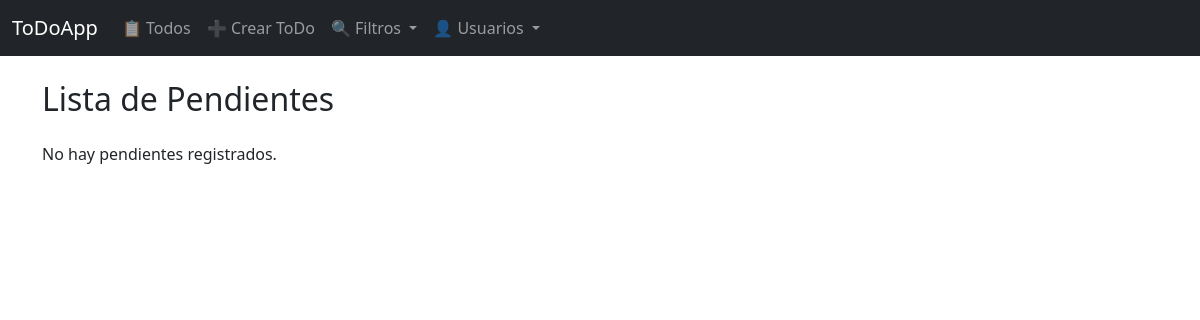
/todos/, run on an earlier commit of the app's database.
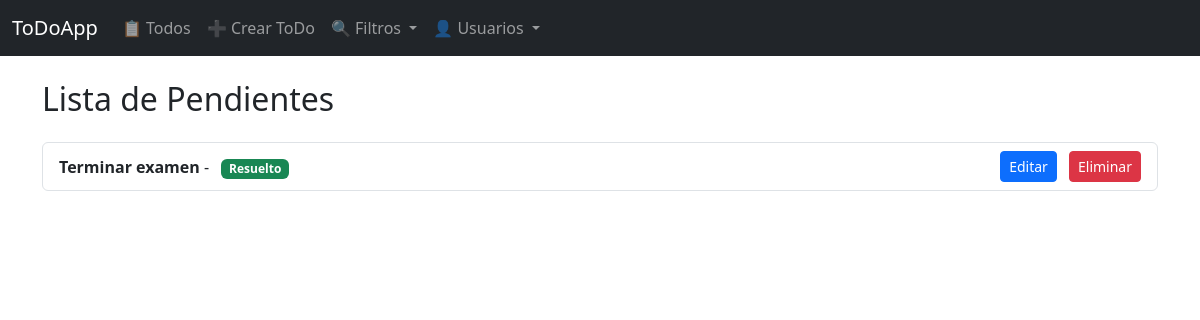
And on a later commit of the database.
### todos/models.py (models this page shows, shortened)
class Todo(models.Model):
    title = models.CharField(max_length=255)
    is_done = models.BooleanField(default=False)
    user = models.ForeignKey(User, on_delete=models.CASCADE)

### todos/views.py (the view)
# urls.py: path("", lambda request: redirect("todo_list")),
def todo_list(request):
    todos = Todo.objects.all()
    return render(request, 'todos/todo_list.html', {'todos': todos})

### todos/templates/todos/todo_list.html
{% extends "base.html" %}
{% block content %}
<h2 class="mb-4"> Lista de Pendientes</h2>
{% if todos %}
  <ul class="list-group mb-4">
    {% for todo in todos %}
      <li class="list-group-item d-flex justify-content-between align-items-center">
        <div>
          <strong>{{ todo.title }}</strong> - {{ todo.description }}
          <span class="badge bg-{{ todo.is_done|yesno:'success,danger' }} ms-2">
            {% if todo.is_done %}Resuelto{% else %}Pendiente{% endif %}
          </span>
        </div>
        <div>
          <a href="{% url 'todo_update' todo.id %}" class="btn btn-sm btn-primary me-2">Editar</a>
          <a href="{% url 'todo_delete' todo.id %}" class="btn btn-sm btn-danger">Eliminar</a>
        </div>
      </li>
    {% endfor %}
  </ul>
{% else %}
  <p>No hay pendientes registrados.</p>
{% endif %}
{% endblock %}

What changed in the data, as far as the page shows it:
added Todo: title "Terminar examen", is_done "Resuelto"
Also different on the page:
text no longer shown: "No hay pendientes registrados."
